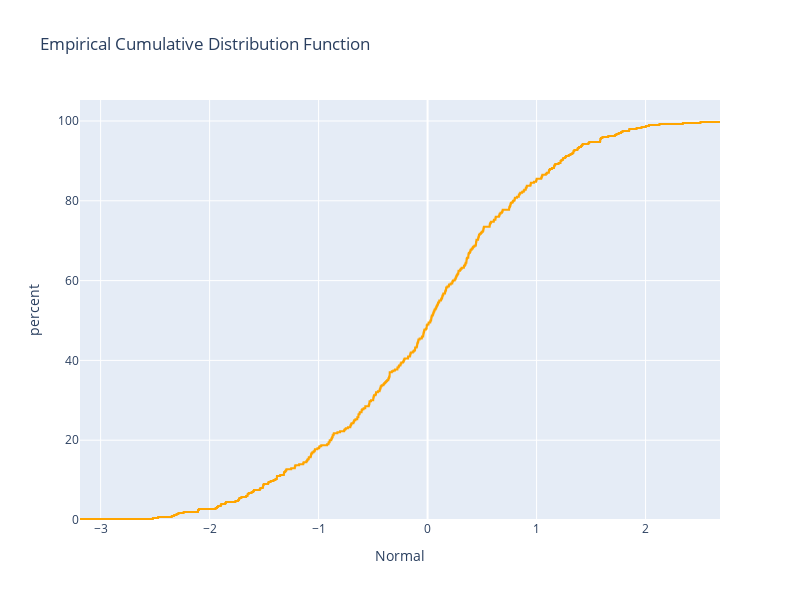

The cell this chart's notebook holds for it:
### Markdown cell above
Default is probability

### Code cell
fig = px.ecdf(df, x ="Normal",
              ecdfnorm="percent",
              color_discrete_sequence=['orange'],
              height = 600, width = 800,
              title="Empirical Cumulative Distribution Function")
fig.show()

### Figure 1 — Plotly figure (JSON) as saved in the notebook; plotly's stock layout.template omitted (floating-point values rounded to 4 significant figures; data arrays with more than 128 entries replaced by an {"elided": "..."} marker saying what was removed)
{"data": [{"hovertemplate": "Normal=%{x}<br>percent=%{y}<extra></extra>", "legendgroup": "", "line": {"dash": "solid", "shape": "hv"}, "marker": {"color": "orange", "symbol": "circle"}, "mode": "lines", "name": "", "orientation": "v", "showlegend": false, "type": "scatter", "x": {"elided": "400 float values"}, "xaxis": "x", "y": {"elided": "400 float values"}, "yaxis": "y"}], "layout": {"height": 600, "legend": {"tracegroupgap": 0}, "title": {"text": "Empirical Cumulative Distribution Function"}, "width": 800, "xaxis": {"anchor": "y", "domain": [0, 1], "title": {"text": "Normal"}}, "yaxis": {"anchor": "x", "domain": [0, 1], "rangemode": "tozero", "title": {"text": "percent"}}}}
